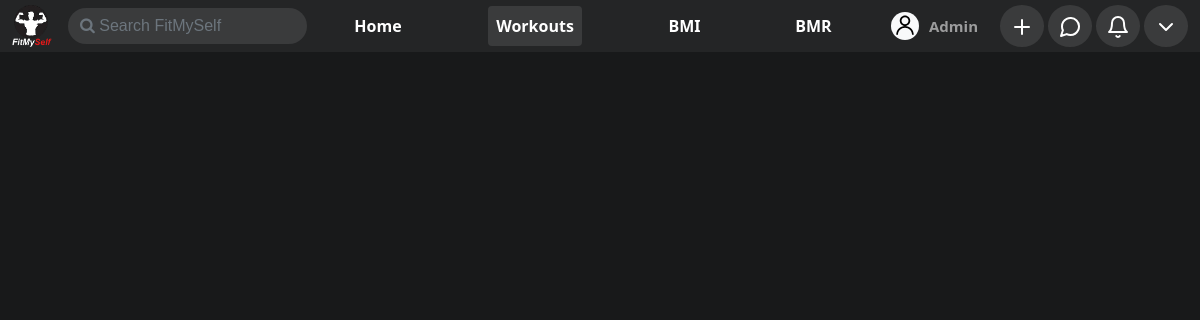
/workout/ (signed in), run on an earlier commit of the app's database.
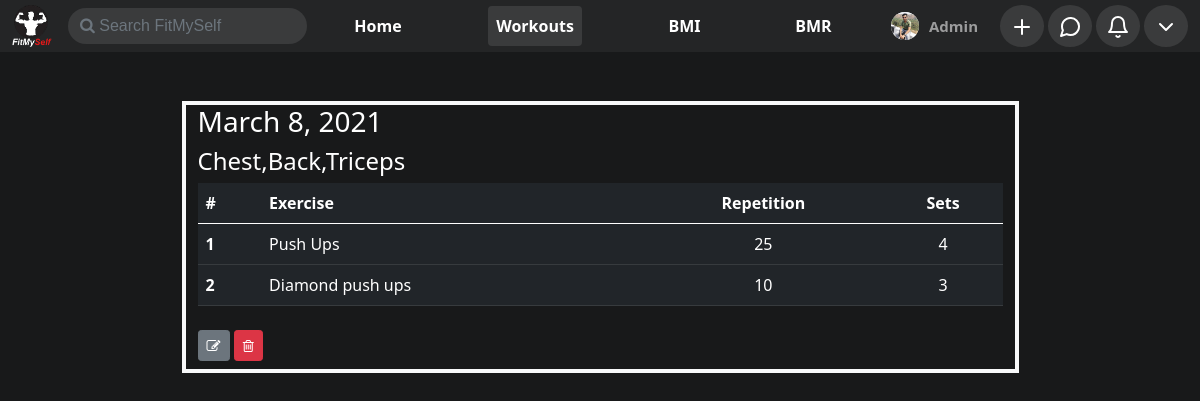
And on a later commit of the database.
### home/models.py (models this page shows, shortened)
class ProfilePictures(models.Model):
    user = models.ForeignKey(User,on_delete=models.CASCADE,null=True)
    upload_on = models.DateTimeField(default = timezone.now,null=True)
    display_picture = models.ImageField(upload_to=dpPath,null=True,blank=True)

### workout/models.py (models this page shows, shortened)
class Workout(models.Model):
    user = models.ForeignKey(User,on_delete=models.CASCADE,null=True,blank=True)
    date = models.DateField(default=timezone.now)
    parts = models.CharField(max_length=50,null=True)
    slug = models.CharField(max_length=50,null=True,blank=True)

class Exercise(models.Model):
    workout = models.ForeignKey(Workout,on_delete=models.CASCADE)
    name = models.CharField(max_length=50)
    repetition = models.CharField(max_length=50)
    sets = models.IntegerField(null=True)

### workout/views.py (the view)
# urls.py: path('workout/',include('workout.urls')),
def workout(request):
    if not request.user.is_authenticated:
        return redirect('/')
    exercises = []
    workouts = Workout.objects.filter(user = request.user).order_by("-date")
    for workout in workouts:
        exercises.append(Exercise.objects.filter(workout=workout))
    params = {
        'workouts' : workouts,
        'exercises' : exercises,
    }
    return render(request,'workout/workout.html',params)

### calculator/context_processor.py (called while the page is built)
def userBmi(request):
    if request.user.is_authenticated:
        try:
            bmi = Bmi.objects.get(user = request.user)
            params = {
                "bmi" : bmi
            }
        except Bmi.DoesNotExist:
            params = {}
    else:
        params = {}
    return params

def userBmr(request):
    if request.user.is_authenticated:
        try:
            bmr = Bmr.objects.get(user = request.user)
            params = {
                "bmr" : bmr
            }
        except Bmr.DoesNotExist:
            params = {}
    else:
        params = {}
    return params

### home/context_processor.py (called while the page is built)
def user_profile(request):
    if request.user.is_authenticated:
        try:
            user = UserExtended.objects.get(user = request.user)
            user_profile = ProfilePictures.objects.filter(user=request.user).order_by("-upload_on").first()
            params = {
                "user" : user,
                "user_profile" : user_profile,
                "media" : settings.MEDIA_URL,
            }
        except ProfilePictures.DoesNotExist:
            params ={}
    else:
        params = {}
    return params

### workout/templates/workout/workout.html (shortened to what this page needs)
{% extends 'base.html' %}
{% block body %}
<div class="container" id="main-div">
    {% for workout in workouts %}
    <div class="workout mx-auto mt-5 border container-fluid border-light border-4">
        <h3>{{workout.date}}</h3>
        <h4>{{workout.parts}}</h4>
        <div class="table-responsive">
            <table class="table table-dark">
                <thead>
                    <tr>
                        <th>#</th>
                        <th>Exercise</th>
                        <th class="text-center">Repetition</th>
                        <th class="text-center">Sets</th>
                    </tr>
                </thead>
                <tbody>
                    {% for exercise in exercises %}
                    {% for i in exercise %}
                    {% if i.workout == workout %}
                    <tr>
                        <th>{{forloop.counter}}</th>
                        <td>{{i.name}}</td>
                        <td class="text-center">{{i.repetition}}</td>
                        <td class="text-center">{{i.sets}}</td>
                    </tr>
                    {% endif %}
                    {% endfor %}
                    {% endfor %}
                </tbody>
            </table>
        </div>
        <div class="my-2">
            <a href="/workout/update_workout/{{workout.slug}}" class="btn btn-sm btn-secondary"><i class="fa fa-edit"></i></a>
            <a href="/workout/delete_workout/{{workout.slug}}" class="btn btn-sm btn-danger"><i class="fa fa-trash-o"></i></a>
        </div>
    </div>
    {% endfor %}
</div>
{% endblock body %}

### templates/base.html (shortened to what the changed rows need)
<!doctype html>
<html lang="en">
<head>
    <link href="https://cdn.jsdelivr.net/npm/bootstrap@5.0.0-beta1/dist/css/bootstrap.min.css" rel="stylesheet"
>
    <link rel="stylesheet" href="https://cdnjs.cloudflare.com/ajax/libs/font-awesome/4.7.0/css/font-awesome.min.css">
</head>
<body style="background-color: #18191a;">
    <nav class="navbar p-0 navbar-expand-lg fixed-top navbar-dark navbar-bg" id="navbar">
        <div class="container-fluid">
            {% load static %}
            <div class="collapse navbar-collapse" id="navbarSupportedContent">
                {% if request.user.is_authenticated %}
                <ul class="navbar-nav mb-2 mb-lg-0" id="secondary-nav" onresize="changeSize()">
                    {% load extras %}
                    <li class="nav-item rounded-pill px-2 profile-name {% if request.get_full_path == '/'|addstr:request.user.slug %}nav-active{% endif %}" style="width: max-content;">
                        <div class="d-flex my-auto h-100  justify-content-between align-items-center">
                            <span class="icon rounded-circle bg-light">
                                <img src="{% if user_profile %}{{media}}{{user_profile.display_picture}}{% else %}{% static 'images/user.svg' %}{% endif %}"
                                    class="rounded-circle" style="width: 100%; height: 100%;" alt="">
                            </span>
                            <a href="/user/{{user.slug}}" class="nav-link py-0" style="font-size: .9375rem; font-weight: 600;">
                                {{request.user.first_name}}
                            </a>
                        </div>
                    </li>
                    <li class="nav-item dropdown">
                        <span class="icon w-100 h-100 basic-nav rounded-circle">
                            <a href="#" class="nav-link" id="add" role="button" data-bs-toggle="dropdown" aria-expanded="false">
                                <img src="{% static 'images/plus.svg' %}" class="w-100 h-100" alt="">
                            </a>
                        </span>
                    </li>
                    <li class="nav-item">
                        <span class="icon w-100 h-100 basic-nav rounded-circle">
                            <a href="#" class="nav-link">
                                <img src="{% static 'images/mess.svg' %}" class="w-100 h-100" style="height: 100%; width: 100%;" alt="">
                            </a>
                        </span>
                    </li>
                    <li class="nav-item dropdown">
                        <span class="icon w-100 h-100 basic-nav rounded-circle">
                            <a class="nav-link" href="#" id="notificationDropdown" role="button" data-bs-toggle="dropdown" aria-expanded="false">
                                <img src="{% static 'images/bell.svg' %}" style="width: 100%; height: 100%;" alt="">
                            </a>
                        </span>
                    </li>
                    <li class="nav-item">
                        <span class="dropdown icon w-100 h-100 basic-nav rounded-circle">
                            <a class="nav-link" id="profileDropdown" href="#" role="button" id="profileDropdown"
                                data-bs-toggle="dropdown" aria-expanded="false">
                                <img src="{% static 'images/chevron-down.svg' %}" style="width: 100%; height: 100%;"
                                    alt="">
                            </a>
                                        {% load humanize %}
                        </span>
                    </li>
                </ul>
                {% endif %}
            </div>
        </div>
    </nav>
    {% block body %}
    {% endblock body %}
</body>
</html>

What changed in the data, as far as the page shows it:
added ProfilePictures: display_picture (picture)
added Workout: date "March 8, 2021", parts "Chest,Back,Triceps"
added Exercise: name "Push Ups", repetition "25", sets "4"
added Exercise: name "Diamond push ups", repetition "10", sets "3"
